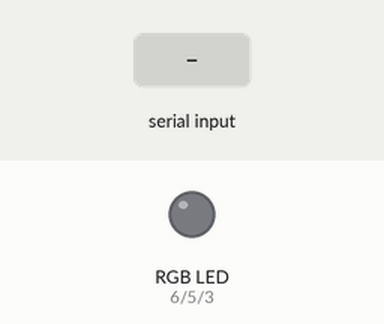
Simulated run of this sketch. Board: Arduino Uno, built with avr-gcc and run on an emulated ATmega328P. Parts: an RGB LED mixed from three pins (HIGH = lit). Inputs (shaded band) come from the test bench.

Above: at 1.2 s.
1.3 s: "Y\n" received over Serial
At 2.2 s:
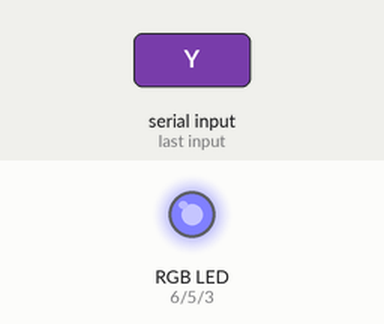
2.8 s: "O\n" received over Serial
At 3.4 s:
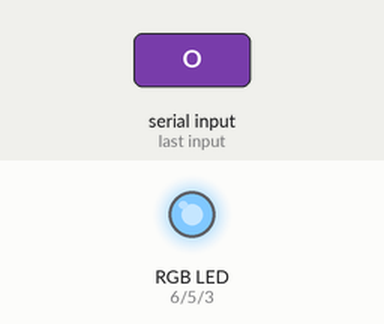
4.3 s: "DR\n" received over Serial
At 5.5 s:
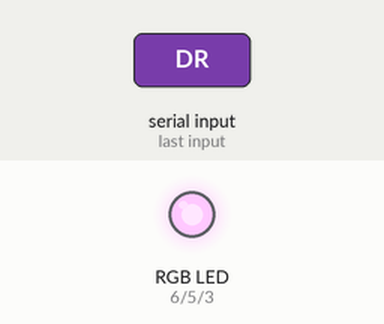
5.8 s: "R90\n" received over Serial
At 6.9 s:
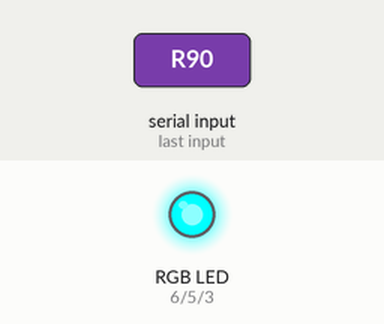
7.3 s: "G90\n" received over Serial
At 8.1 s:
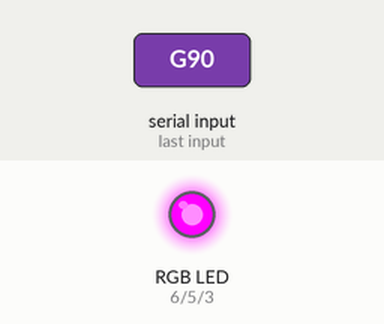
8.8 s: "B90\n" received over Serial
At 9.2 s:
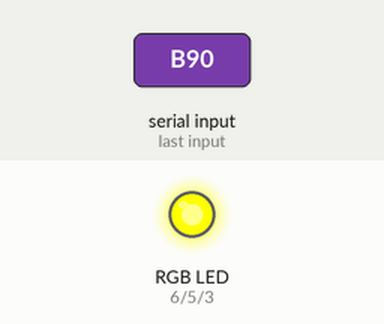
Timing chart, 0 to 11.3 s (numbered marks = the images above; inputs shaded):
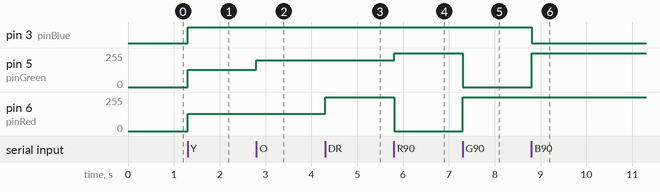

The sketch:

gesturedrivenseven.ino
```cpp
const int pinRed = 6;
const int pinGreen = 5;
const int pinBlue = 3;

void setup() {
  pinMode(pinRed, OUTPUT);
  pinMode(pinGreen, OUTPUT);
  pinMode(pinBlue, OUTPUT);
  Serial.begin(9600);
}

void loop() {
  static String command = "";

  while (Serial.available()) {
    char c = Serial.read();
    if (c == '\n') {
      // Process the complete command
      if (command.startsWith("R")) {
        analogWrite(pinRed, 0);  // Full intensity Red
        analogWrite(pinGreen, 255);  // Turn off Green
        analogWrite(pinBlue, 255);  // Turn off Blue
      } else if (command.startsWith("G")) {
        analogWrite(pinRed, 255);  // Turn off Red
        analogWrite(pinGreen, 0);  // Full intensity Green
        analogWrite(pinBlue, 255);  // Turn off Blue
      } else if (command.startsWith("B")) {
        analogWrite(pinRed, 255);  // Turn off Red
        analogWrite(pinGreen, 255);  // Turn off Green
        analogWrite(pinBlue, 0);  // Full intensity Blue
      } else if (command.startsWith("P")) {
        analogWrite(pinRed, 128);  // Half intensity Red
        analogWrite(pinGreen, 255);  // Turn off Green
        analogWrite(pinBlue, 128);  // Half intensity Blue
      } else if (command.startsWith("L")) {
        analogWrite(pinRed, 255);  // Turn off Red
        analogWrite(pinGreen, 128);  // Half intensity Green
        analogWrite(pinBlue, 128);  // Half intensity Blue
      } else if (command.startsWith("Y")) {
        analogWrite(pinRed, 128);  // Half intensity Red
        analogWrite(pinGreen, 128);  // Half intensity Green
        analogWrite(pinBlue, 255);  // Turn off Blue
      } else if (command.startsWith("O")) {
        analogWrite(pinRed, 128);  // Half intensity Red
        analogWrite(pinGreen, 200);  // Low intensity Green
        analogWrite(pinBlue, 255);  // Turn off Blue
      }

      // Handle dimming commands
      if (command.startsWith("DR")) {
        int dimValue = command.substring(2).toInt();
        analogWrite(pinRed, 255 - dimValue);  // Control dimming for Red
      } else if (command.startsWith("DG")) {
        int dimValue = command.substring(2).toInt();
        analogWrite(pinGreen, 255 - dimValue);  // Control dimming for Green
      } else if (command.startsWith("DB")) {
        int dimValue = command.substring(2).toInt();
        analogWrite(pinBlue, 255 - dimValue);  // Control dimming for Blue
      }
      // Handle dimming commands with inverted logic for these colors
      if (command.startsWith("DP")) {
        int dimValue = command.substring(2).toInt();
        int invertedDim = 255 - dimValue;  // Invert dimming logic
        // Adjust dimming for Purple (Red and Blue)
        analogWrite(pinRed, invertedDim);
        analogWrite(pinBlue, invertedDim);
      } else if (command.startsWith("DL")) {
        int dimValue = command.substring(2).toInt();
        int invertedDim = 255 - dimValue;  // Invert dimming logic
        // Adjust dimming for Light Blue (Green and Blue)
        analogWrite(pinGreen, invertedDim);
        analogWrite(pinBlue, invertedDim);
      } else if (command.startsWith("DY")) {
        int dimValue = command.substring(2).toInt();
        int invertedDim = 255 - dimValue;  // Invert dimming logic
        // Adjust dimming for Yellow (Red and Green)
        analogWrite(pinRed, invertedDim);
        analogWrite(pinGreen, invertedDim);
      } else if (command.startsWith("DO")) {
        int dimValue = command.substring(2).toInt();
        int invertedDim = 255 - dimValue;  // Invert dimming logic
        // Adjust dimming for Orange (Red and Green)
        analogWrite(pinRed, invertedDim);
        analogWrite(pinGreen, invertedDim);
      }

      command = "";  // Clear command buffer
    } else {
      command += c;  // Accumulate the command
    }
  }
}
```

Measured:
- after the input at 1.3 s, pin 3 (pinBlue): LOW → HIGH at once; pin 5 (pinGreen), pin 6 (pinRed): 0/255 → 128/255 at once
- after the input at 2.8 s, pin 5 (pinGreen): 128/255 → 200/255 at once
- after the input at 4.3 s, pin 6 (pinRed): 128/255 → 255/255 at once
- after the input at 5.8 s, pin 5 (pinGreen): 200/255 → 255/255 at once; pin 6 (pinRed): 255/255 → 0/255 at once
- after the input at 7.3 s, pin 5 (pinGreen): 255/255 → 0/255 at once; pin 6 (pinRed): 0/255 → 255/255 at once
- after the input at 8.8 s, pin 3 (pinBlue): HIGH → LOW at once; pin 5 (pinGreen): 0/255 → 255/255 at once
